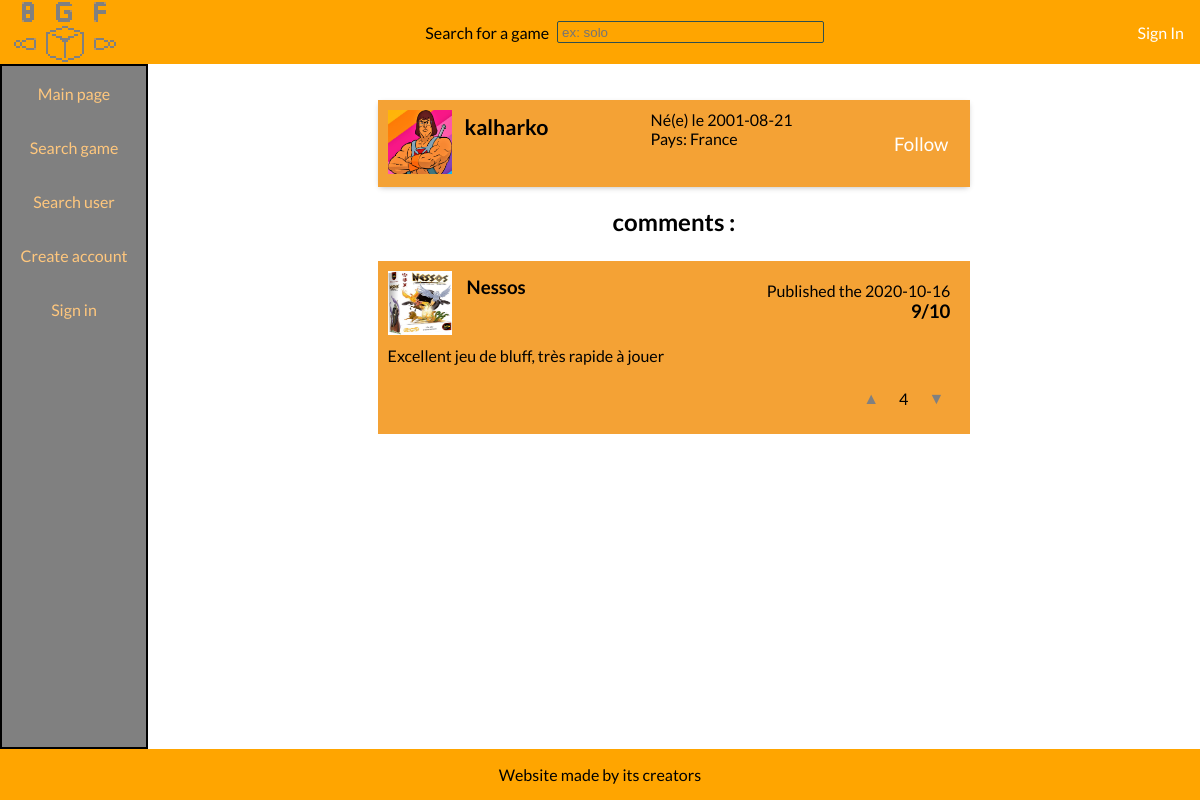
Page /pages/user.php?username=kalharko on the committed database.
### tables this page shows
CREATE TABLE `user` (
  `id` int(11) NOT NULL,
  `pseudonym` varchar(255) NOT NULL,
  `email` varchar(255) NOT NULL,
  `password` varchar(255) NOT NULL,
  `profile_picture` int(1) DEFAULT NULL,
  `country` int(11) DEFAULT NULL,
  `birthdate` date DEFAULT NULL,
  `date_account_creation` datetime NOT NULL DEFAULT current_timestamp()
);

CREATE TABLE `country` (
  `id` int(11) NOT NULL,
  `country_name` varchar(255) NOT NULL
);

CREATE TABLE `review` (
  `id` int(11) NOT NULL,
  `score` int(11) NOT NULL,
  `comment` varchar(4000) DEFAULT NULL,
  `id_user` int(11) NOT NULL,
  `id_game` int(11) NOT NULL,
  `date_publication` datetime NOT NULL DEFAULT current_timestamp()
);

CREATE TABLE `game` (
  `id` int(11) NOT NULL,
  `name` varchar(255) NOT NULL,
  `creator` varchar(255) DEFAULT NULL,
  `publisher` char(255) DEFAULT NULL,
  `price` float DEFAULT NULL,
  `image` int(1) DEFAULT 0
);

### lib/prelude.php (called while the page is built, shortened)
<?php
$bdd = new PDO("mysql:host=$db_host;dbname=$db_name;charset=utf8", "$db_username", "$db_password");
$current_user = NULL;
include_once("player.php");
?>

### pages/user.php (the view, shortened to what this page needs)
<?php
$PAGE_HEAD = "<script src=\"/js/game_page.js\" defer></script><link rel=\"stylesheet\" href=\"/css/game_page.css\" />";
include_once("../lib/head.php");
if (isset($_GET["username"])) {
    $user = find_player_by_name($_GET["username"]);
} else if (isset($_GET["id"])) {
    $user = find_player_by_id($_GET["id"]);
} else {
    $user = false;
}
?>
<section class="card-list">
  <?php
  $user->draw_card();
?>
<h2>
    ?> comments :
</h2>
<?php
$review_req = $bdd->prepare("SELECT * FROM review WHERE id_user=? ORDER BY date_publication DESC");
$review_req->execute([$user->id]);
while($review = $review_req->fetch())
{
    $game_req = $bdd->prepare("SELECT * FROM game WHERE id=?");
    $game_req->execute([$review['id_game']]);
    $game = $game_req->fetch();
    $karma_req = $bdd->prepare("SELECT SUM(positive) FROM vote WHERE id_review = ?;");
    if ($karma_req->execute([$review["id"]])) {
        $karma_res = $karma_req->fetch();
    }
    $karma = $karma_res[0];
    $current_vote = 0;
    ?>
    <aside class="player-critic">
        <div class="post-infos">
            <?php if ($game["image"]==1) { ?>
                <a href="/images/game/<?php echo $game["id"]; ?>.png">
                    <img src="/images/game/<?php echo $game["id"]; ?>.png" alt="game picture" />
                </a>
            <?php } else { ?>
                <a href="/images/game-default.png">
                    <img src="/images/game-default.png" alt="game picture" />
                </a>
            <?php } ?>
            <a class="username" href="/game_page.php?id=<?php echo $game["id"]; ?>">
                <?php echo htmlspecialchars($game["name"]); ?>
            </a>
            <div class="date-and-score">
                <div class="publication-date">Published the <?php echo date("Y-m-d", strtotime($review["date_publication"])); ?></div>
                <div class="score"><?php echo $review["score"]; ?>/10</div>
            </div>
        </div>
        <div class="comment"><?php echo htmlspecialchars($review["comment"]); ?></div>
        <div class="karma-box">
            <a
                name="like"
                <?php if ($current_vote == 1) {
                    echo "class=\"like active\"";
                } else {
                    echo "class=\"like\"";
                } ?>
                <?php if ($current_user) { ?>
                    onclick="vote(<?php echo $review["id"]; ?>, 1, this);"
                <?php } ?>
            >
                <span>&#x25b2;</span>
            </a>
            <span class="karma"><?php echo $karma; ?></span>
            <a
                name="dislike"
                <?php if ($current_vote == -1) {
                    echo "class=\"dislike active\"";
                } else {
                    echo "class=\"dislike\"";
                } ?>
                <?php if ($current_user) { ?>
                    onclick="vote(<?php echo $review["id"]; ?>, -1, this);"
                <?php } ?>
            >
                <span>&#x25bc;</span>
            </a>
        </div >
    </aside>
    <?php
}
  ?>
</section>
<?php
include_once("../lib/tail.php");
?>

### lib/player.php (shortened to what this page needs)
<?php
class Player {
  public $id = 0;
  public $username = null;
  public $birth_date = 0;
  public $country = null;
  public $has_profile_picture = null;
  public $followed = false;
  public function __construct(
    $id = 0,
    $username = null,
    $birth_date = 0,
    $country = null,
    $hashed_password = "",
    $has_profile_picture = false,
    $followed = false
  ) {
    $this->id = $id;
    $this->birth_date = $birth_date;
    $this->username = $username;
    $this->country = $country;
    $this->has_profile_picture = $has_profile_picture;
    $this->followed = $followed;
  }
  public function draw_card() {
    ?>
    <article class="player-profile">
      <div class="picture-and-nickname">
        <?php if ($this->has_profile_picture) { ?>
          <a href="/images/user/<?php echo $this->id; ?>.png">
            <img src="/images/user/<?php echo $this->id; ?>.png" alt="PP" />
          </a>
        <?php } else { ?>
          <a href="/images/user-default.png">
            <img src="/images/user-default.png" alt="PP" />
          </a>
        <?php } ?>
        <a href="/user.php?id=<?php echo $this->id; ?>" class="nickname"><?php echo htmlspecialchars($this->username); ?></a>
      </div>
      <div class="profile-info">
        <span>
          Né(e) le <?php echo $this->birth_date; ?>
        </span>
        <span>
          Pays: <?php echo $this->country; ?>
        </span>
      </div>
      <label class="follow">
        <button type="button" onclick="follow(<?php echo $this->id; ?>, this);" <?php
          if ($this->followed) {
            ?>
            class="followed">Unfollow
            <?php
          } else {
            ?>
            >Follow
            <?php
          }
          ?>
          </button>
      </label>
    </article>
    <?php
  }
}
function find_player_by($trait, $value) {
  global $bdd;
  global $current_user;
  $req = $bdd->prepare("SELECT pseudonym, id, birthdate, country, password, profile_picture FROM user WHERE $trait = ?;");
  if ($req->execute([$value]) && ($res = $req->fetch())) {
    $country_req = $bdd->prepare("SELECT country_name FROM country WHERE id = ?");
    $followed_req = $bdd->prepare("SELECT * FROM follows WHERE id_user = ? AND id_friend = ?;");
    if ($country_req->execute([$res["country"]])) {
      $country_res = $country_req->fetch()["country_name"];
    } else {
      $country_res = "Unknown";
    }
    if ($current_user != NULL && $followed_req->execute([$current_user->id, $res["id"]])) {
      $followed = !!$followed_req->fetch();
    } else {
      $followed = false;
    }
    return new Player($res["id"], $res["pseudonym"], $res["birthdate"], $country_res, $res["password"], !!$res["profile_picture"], $followed);
  } else {
    return false;
  }
}
function find_player_by_name($name) {
  return find_player_by("pseudonym", $name);
}
?>

### pages/css/style.css (style rules this page uses)
body { margin: 0; font-family: "Lato", sans-serif; font-weight: 400; display: flex; flex-direction: column; min-height: 100vh; }
h2 { text-align: center; }
section.card-list { display: flex; flex-direction: column; margin: auto; width: 60%; max-width: 50em; min-width: 30em; }
a { text-decoration: none; }
.player-profile { display: flex; justify-content: space-between; --profile-card-margin: 10px; }
.player-profile, .card { margin-top: 20px; background-color :#f4a235; box-shadow: 0px 2px 6px -2px rgba(0, 0, 0, 0.3), 0px 4px 11px -4px rgba(0, 0, 0, 0); overflow: hidden; transition: 0.2s box-shadow; }
.player-profile img, .card img { width: 64px; height: 64px; }
.player-profile .picture-and-nickname { margin: var(--profile-card-margin); display: flex; flex-direction: row; }
.player-profile .picture-and-nickname .nickname { padding-left: 5px; color: black; font-size: 16pt; padding: 0.2em 0.6em; font-weight: bold; }
.player-profile .profile-info { margin: var(--profile-card-margin); display: flex; flex-direction: column; }
.player-profile .follow { display: flex; flex-direction: row; justify-content: center; align-items: center; background-color: inherit; padding-left: 1em; padding-right: 1em; transition: 0.2s background-color; color: white; cursor: pointer; }
.player-profile .follow > button { background: transparent; color: white; border: none; font-size: 14pt; font-family: inherit; cursor: pointer; }

### pages/css/game_page.css (style rules this page uses)
.player-critic { margin-top: 20px ; background-color:#f4a235; padding: 10px; }
.player-critic:first-of-type { margin-top: 5px; }
.player-critic img { width: 64px; height: 64px; }
.player-critic .post-infos { display: flex; flex-direction: row; }
.player-critic .post-infos .username { font-weight: 700; font-size: 14pt; padding: 5px 15px; color: black; }
.date-and-score { padding: 10px; margin-left: auto; text-align: right; }
.date-and-score .score { font-weight: bold; font-size: 14pt; }
.player-critic .karma-box { display: flex; flex-direction: row; justify-content: flex-end; align-items: center; }
.player-critic .karma { margin: 1em 0.25em; }
.player-critic .like, .player-critic .dislike { border-radius: 100%; text-align: center; height: 3em; width: 3em; color: gray; display: flex; align-items: center; justify-content: center; text-decoration: none; cursor: pointer; transition: 0.1s color; }
.comment { margin-top: 0.5em; margin-bottom: 0.5em; }

### rows in the picture
user: pseudonym "kalharko", birthdate "2001-08-21"
country: country_name "France"
review: id_game.name "Nessos", date_publication "2020-10-16", score "9", comment "Excellent jeu de bluff, très rapide à jouer", karma "4"
